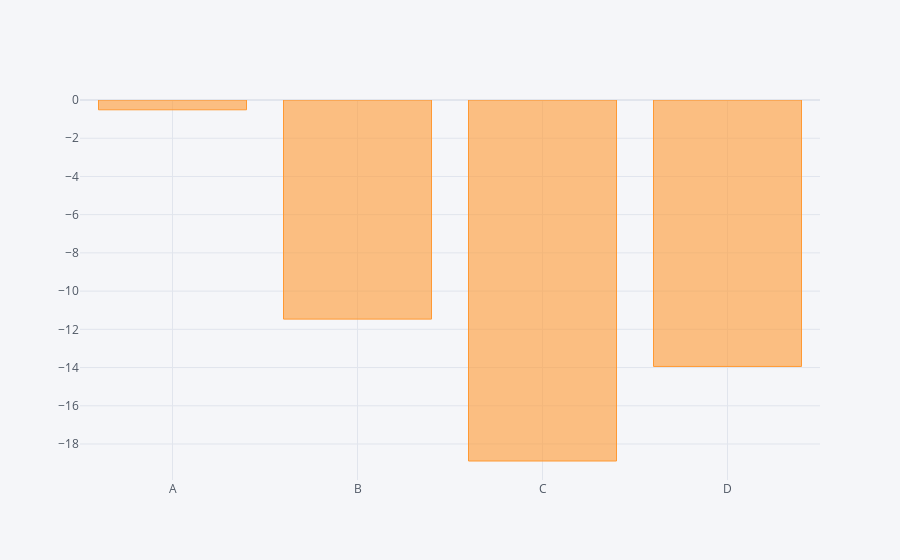

The cell this chart's notebook holds for it:
### Code cell
df.sum().iplot(kind='bar')

### Figure 1 — Plotly figure (JSON) as saved in the notebook; plotly's stock layout.template omitted (floating-point values rounded to 4 significant figures)
{"data": [{"marker": {"color": "rgba(255, 153, 51, 0.6)", "line": {"color": "rgba(255, 153, 51, 1.0)", "width": 1}}, "name": "None", "orientation": "v", "text": "", "type": "bar", "x": ["A", "B", "C", "D"], "y": [-0.5128, -11.47, -18.89, -13.94]}], "layout": {"legend": {"bgcolor": "#F5F6F9", "font": {"color": "#4D5663"}}, "paper_bgcolor": "#F5F6F9", "plot_bgcolor": "#F5F6F9", "title": {"font": {"color": "#4D5663"}}, "xaxis": {"gridcolor": "#E1E5ED", "showgrid": true, "tickfont": {"color": "#4D5663"}, "title": {"font": {"color": "#4D5663"}, "text": ""}, "zerolinecolor": "#E1E5ED"}, "yaxis": {"gridcolor": "#E1E5ED", "showgrid": true, "tickfont": {"color": "#4D5663"}, "title": {"font": {"color": "#4D5663"}, "text": ""}, "zerolinecolor": "#E1E5ED"}}}
